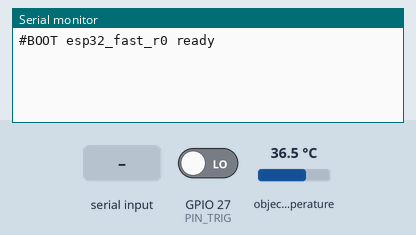
Recording of a sketch running on a simulated ESP32. Parts: the last lines printed to the serial monitor. The test bench sets the inputs (shaded band); at power-on: GPIO 27 (PIN_TRIG) LOW, object temperature 36.5 °C (analog values on the 0–4095 scale).

Above: at 1.2 s.
1.3 s: "ARM\n" received over Serial
At 4.0 s:
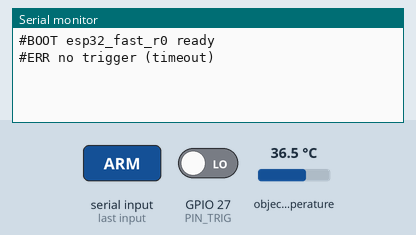
4.3 s: "TEMP\n" received over Serial
At 5.5 s:
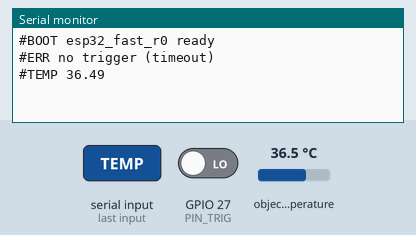
5.8 s: "RAW\n" received over Serial
At 6.6 s:
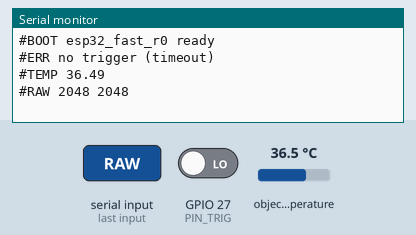
7.3 s: "PING\n" received over Serial
At 7.7 s:
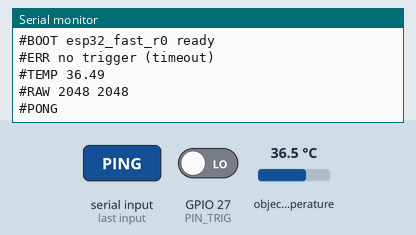

The sketch:

esp32_fast_r0.ino
```cpp
/*
 * esp32_fast_r0.ino — high-speed R0 transient capture for the ASET battery bench
 * ----------------------------------------------------------------------------
 * Method 3 (see docs/method3_fast_r0.md): the GW Instek PEL-3111 generates a sharp
 * current step in Dynamic mode and pulses TRIG OUT at the step. This ESP32 waits for
 * that trigger, then fast-samples two analog channels — battery terminal voltage and
 * the load's IMON current-monitor output — into a buffer for ~1 s, and streams the
 * buffer to the PC over UART. The PC computes the instantaneous ohmic R0 that the
 * ~5 Hz SCPI readback cannot resolve.
 *
 * It ALSO keeps the existing low-rate MLX90614 terminal-temperature role (the ESP32's
 * current job in the project), reported on demand so the PC keeps getting temperature.
 *
 * STATUS: UNTESTED design sketch. Verify pin map, signal levels, and the J1/TRIG OUT
 * pinout against your PEL-3111 before wiring. Calibrate the ADC against the GW Instek
 * MEAS readings (the calibrated reference) — raw ESP32 ADC is noisy and non-linear.
 *
 * WIRING (ADC1 pins only — ADC2 is unusable while Wi-Fi is on):
 *   GPIO34 (ADC1_CH6) <- battery terminal voltage via ~1:5 divider + op-amp buffer (<=3.3V)
 *   GPIO35 (ADC1_CH7) <- PEL IMON (use the 0-1V low range direct, or 0-10V via ~1:4 divider)
 *   GPIO27           <- PEL TRIG OUT (4.5V pulse) via 2:1 divider / level shifter to 3.3V
 *   GND              <- PEL A COM (load negative terminal) — single common ground
 *   I2C (GPIO21/22)  <- MLX90614 (unchanged)
 *
 * SERIAL PROTOCOL (115200 baud, newline-terminated commands from PC):
 *   "ARM\n"   -> arm one capture; on the next TRIG edge, sample then stream:
 *                  header  "#CAP n=<count> fs_us=<avg_dt>"
 *                  rows    "<t_us>,<adc_v>,<adc_i>"  (raw counts; PC applies calibration)
 *                  footer  "#END"
 *   "TEMP\n"  -> "#TEMP <celsius>"   (MLX90614 object temperature)
 *   "RAW\n"   -> "#RAW <adc_v> <adc_i>"  (one instantaneous reading, for 2-point cal)
 *   "PING\n"  -> "#PONG"
 */

#include <Wire.h>
#include <Adafruit_MLX90614.h>   // install via Library Manager

// ---- pin map (verify against your wiring) ---------------------------------
static const int PIN_ADC_V = 34;   // battery voltage (divided + buffered)
static const int PIN_ADC_I = 35;   // PEL IMON
static const int PIN_TRIG  = 27;   // PEL TRIG OUT (level-shifted to 3.3V)

// ---- capture config -------------------------------------------------------
static const uint32_t CAP_SAMPLES   = 4000;   // ~1 s at ~4 kSps (tune to RAM/rate)
static const uint32_t CAP_TIMEOUT_US = 1500000UL;  // give up if no trigger in 1.5 s

// buffers (uint16 keeps RAM modest: 4000*2*2B = 16 KB)
static uint16_t bufV[CAP_SAMPLES];
static uint16_t bufI[CAP_SAMPLES];
static uint32_t bufT[CAP_SAMPLES];

volatile bool g_armed = false;
volatile bool g_triggered = false;

Adafruit_MLX90614 mlx = Adafruit_MLX90614();
bool mlx_ok = false;

void IRAM_ATTR onTrigger() {
  if (g_armed && !g_triggered) g_triggered = true;
}

void setup() {
  Serial.begin(115200);
  analogReadResolution(12);                 // 0..4095
  analogSetPinAttenuation(PIN_ADC_V, ADC_11db);  // full 0..~3.3V span
  analogSetPinAttenuation(PIN_ADC_I, ADC_11db);
  pinMode(PIN_TRIG, INPUT);
  attachInterrupt(digitalPinToInterrupt(PIN_TRIG), onTrigger, RISING);

  Wire.begin();
  mlx_ok = mlx.begin();                      // MLX90614 over I2C
  Serial.println("#BOOT esp32_fast_r0 ready");
}

// Sample both channels as fast as analogRead allows (~tens of kSps on ESP32).
void doCapture() {
  uint32_t t0 = micros();
  uint32_t n = 0;
  // tight loop — read both channels, timestamp relative to trigger
  while (n < CAP_SAMPLES) {
    bufT[n] = micros() - t0;
    bufV[n] = analogRead(PIN_ADC_V);
    bufI[n] = analogRead(PIN_ADC_I);
    n++;
  }
  uint32_t span = bufT[n - 1] ? bufT[n - 1] : 1;
  Serial.printf("#CAP n=%lu fs_us=%lu\n", (unsigned long)n,
                (unsigned long)(span / n));
  for (uint32_t k = 0; k < n; k++) {
    Serial.printf("%lu,%u,%u\n", (unsigned long)bufT[k], bufV[k], bufI[k]);
  }
  Serial.println("#END");
}

void armAndWait() {
  g_triggered = false;
  g_armed = true;
  uint32_t t_arm = micros();
  while (!g_triggered) {
    if (micros() - t_arm > CAP_TIMEOUT_US) {
      g_armed = false;
      Serial.println("#ERR no trigger (timeout)");
      return;
    }
  }
  g_armed = false;
  doCapture();
}

void loop() {
  if (!Serial.available()) return;
  String cmd = Serial.readStringUntil('\n');
  cmd.trim();
  if (cmd == "ARM") {
    armAndWait();
  } else if (cmd == "TEMP") {
    float c = mlx_ok ? mlx.readObjectTempC() : NAN;
    Serial.printf("#TEMP %.2f\n", c);
  } else if (cmd == "RAW") {
    Serial.printf("#RAW %u %u\n", analogRead(PIN_ADC_V), analogRead(PIN_ADC_I));
  } else if (cmd == "PING") {
    Serial.println("#PONG");
  }
}
```

Measured:
- after the input at 1.3 s, the serial monitor: prints a new line after 1.5 s (image 1)
- after the input at 4.3 s, the serial monitor: prints a new line at once (image 2)
- after the input at 5.8 s, the serial monitor: prints a new line at once (image 3)
- after the input at 7.3 s, the serial monitor: prints a new line at once (image 4)
